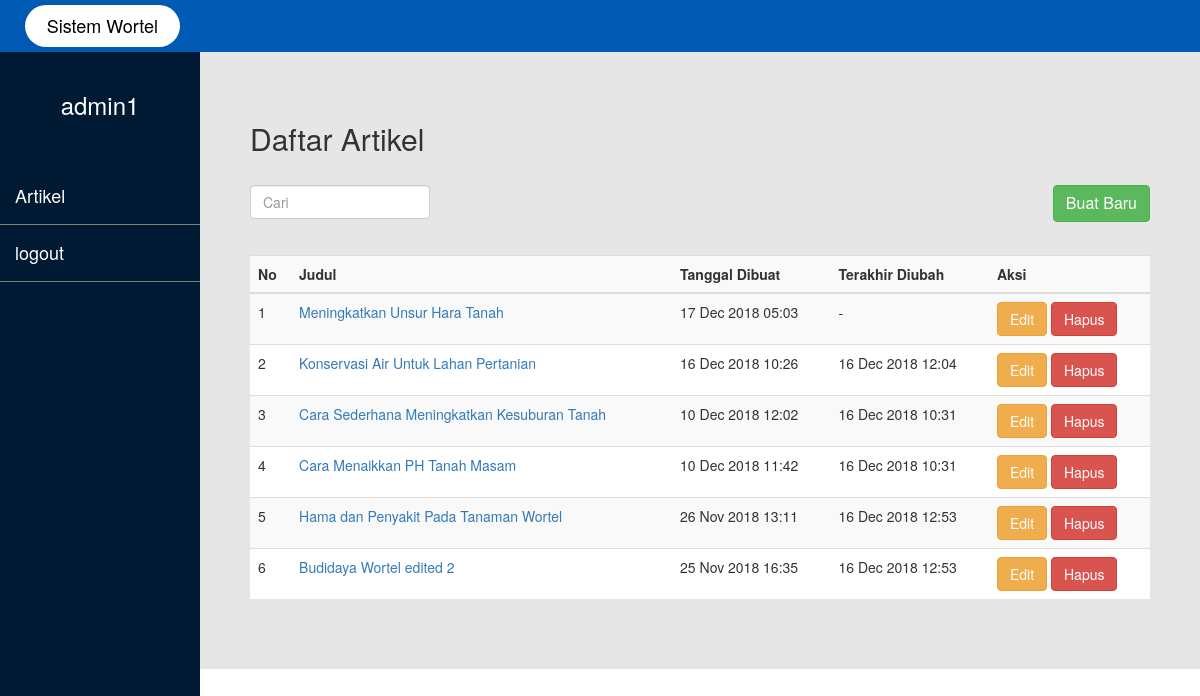
The page /view/v_admArtikel.php (signed in) on the database its author committed.
### tables this page shows
CREATE TABLE `artikel` (
  `id` int(11) NOT NULL,
  `judul` varchar(100) NOT NULL,
  `isi` text NOT NULL,
  `picture` text,
  `id_penulis` int(11) NOT NULL,
  `saran` enum('PH','Air','Tanah') DEFAULT NULL,
  `created_at` timestamp NOT NULL DEFAULT CURRENT_TIMESTAMP,
  `updated_at` timestamp NULL DEFAULT NULL ON UPDATE CURRENT_TIMESTAMP
);

### controller/c_getArtikel.php (called while the page is built, shortened)
<?php
$art = new m_artikel();
if (isset($_GET["id"])) {
	$id_artikel = $_GET["id"];
	$artikel = $art->getArtikel($id_artikel);
	if (empty($artikel)) {
		echo "data artikel tidak ada";
	}
}
else{
	$allArtikel = $art->getAllArtikel();
}
?>

### model/koneksi.php (called while the page is built, shortened)
<?php
class koneksi
{
	public $server = "localhost";
	public $username = "root";
	public $password = "";
	public $db = "sistemwortel";
	public function konek()
	{
		try {
			$this->con = new PDO("mysql:host=$this->server;dbname=$this->db", $this->username, $this->password);
			$this->con->setAttribute(PDO::ATTR_ERRMODE, PDO::ERRMODE_EXCEPTION);
			$this->con->setAttribute(PDO::ATTR_EMULATE_PREPARES,TRUE);
			return $this->con;
		} catch (PDOException $e) {
			echo "Connection failed: " . $e->getMessage();
		}
	}
}
?>

### model/m_artikel.php (called while the page is built, shortened)
<?php
class m_artikel extends koneksi
{
	public function getAllArtikel()
	{
		$query = "SELECT * FROM artikel ORDER BY created_at DESC";
		try {
			$stmt = $this->konek()->prepare($query);
			$stmt->execute();
			$stmt->setFetchMode(PDO::FETCH_CLASS, 'artikel');
			$res = $stmt->fetchAll();
			return $res;
		} catch (PDOException $e) {
			echo "Error: " . $e->getMessage();
		}
	}
}
?>

### view/v_admArtikel.php (the view, shortened to what this page needs)
<?php
include_once '../model/m_artikel.php';
include_once '../controller/c_getArtikel.php';
?>
<!DOCTYPE html>
<html>
<head>
	<link href="bootstrap/css/bootstrap.min.css" rel="stylesheet">
	<link href="css/css_header.css" rel="stylesheet">
	<link href="css/css_footer.css" rel="stylesheet">
	<link href="css/css_admin.css" rel="stylesheet">
</head>
<body>
	<?php include_once 'layout/logo.php'; ?>
	<div class="container-fluid">
		<div class="row">
			<?php include_once 'layout/admLayout.php'; ?>
			<div class="col-md-10">
				<div class="isi">
					<h2>Daftar Artikel</h2>
					<br>
					<div class="cari-baru">
						<div class="cari">
							<input class="form-control" type="text" id="myInput" placeholder="Cari">
						</div>
						<div class="baru">
							<a class="btn btn-success" href="v_buatArtikel.php" type="button" >Buat Baru</a>
						</div>
					</div>
					<div class="daftar">
						<table class="table table-striped">
							<tr>
								<th>No</th>
								<th>Judul</th>
								<th>Tanggal Dibuat</th>
								<th>Terakhir Diubah</th>
								<th>Aksi</th>
							</tr>
							<tbody id="body-tab">
								<?php $no = 0;
								foreach ($allArtikel as $key) {
									$no++;
									$tgl_dibuat = date_create($key->created_at, timezone_open('Asia/Jakarta'));
									$tgl_diubah = date_create($key->updated_at, timezone_open('Asia/Jakarta'));
								?>
									<tr>
										<td><?php echo $no; ?></td>
										<td><a href="v_admLihatArtikel.php?id=<?php echo $key->id ?>"><?php echo $key->judul ?></a></td>
										<td><?php echo date_format($tgl_dibuat, "d M Y H:i") ?></td>
										<td>
											<?php if ($key->created_at == $key->updated_at || $key->updated_at == "") {
												echo "-";
											}else{
												echo date_format($tgl_diubah, "d M Y H:i");
											}
											?>
										</td>
										<td>
											<a href="v_admEditArtikel.php?id=<?php echo $key->id ?>" class="btn btn-warning">Edit</a>
											<button class="btn btn-danger" type="button" name="delArtikel" id="<?php echo $key->id ?>" data-toggle="modal" data-target="#myModal">Hapus</button>
										</td>
									</tr>
								<?php } ?>
							</tbody>
						</table>
					</div>
				</div>
			</div>
		</div>
	</div>
</body>
</html>

### view/css/css_admin.css (style rules this page uses)
body { padding: 0; margin: 0; }
.col-md-10 { padding: 30px; padding-top: 30px; background-color: rgb(230,230,230); min-height: 590px; }

### view/v_admArtikel.php (style rules this page uses)
body { padding: 0; margin: 0; }
.isi { padding: 20px; }
.cari { float: left; width: 20%; }
.baru { float: right; }
.baru a { font-size: 16px; }
.daftar { margin-top: 70px; }
.daftar table { background-color: white; }

### rows shown on the page
artikel: judul "Meningkatkan Unsur Hara Tanah", created_at "17 Dec 2018 05:03"
artikel: judul "Konservasi Air Untuk Lahan Pertanian", created_at "16 Dec 2018 10:26", updated_at "16 Dec 2018 12:04"
artikel: judul "Cara Sederhana Meningkatkan Kesuburan Tanah", created_at "10 Dec 2018 12:02", updated_at "16 Dec 2018 10:31"
artikel: judul "Cara Menaikkan PH Tanah Masam", created_at "10 Dec 2018 11:42", updated_at "16 Dec 2018 10:31"
artikel: judul "Hama dan Penyakit Pada Tanaman Wortel", created_at "26 Nov 2018 13:11", updated_at "16 Dec 2018 12:53"
artikel: judul "Budidaya Wortel edited 2", created_at "25 Nov 2018 16:35", updated_at "16 Dec 2018 12:53"

### other values the page prints
$user->nama "admin1"
